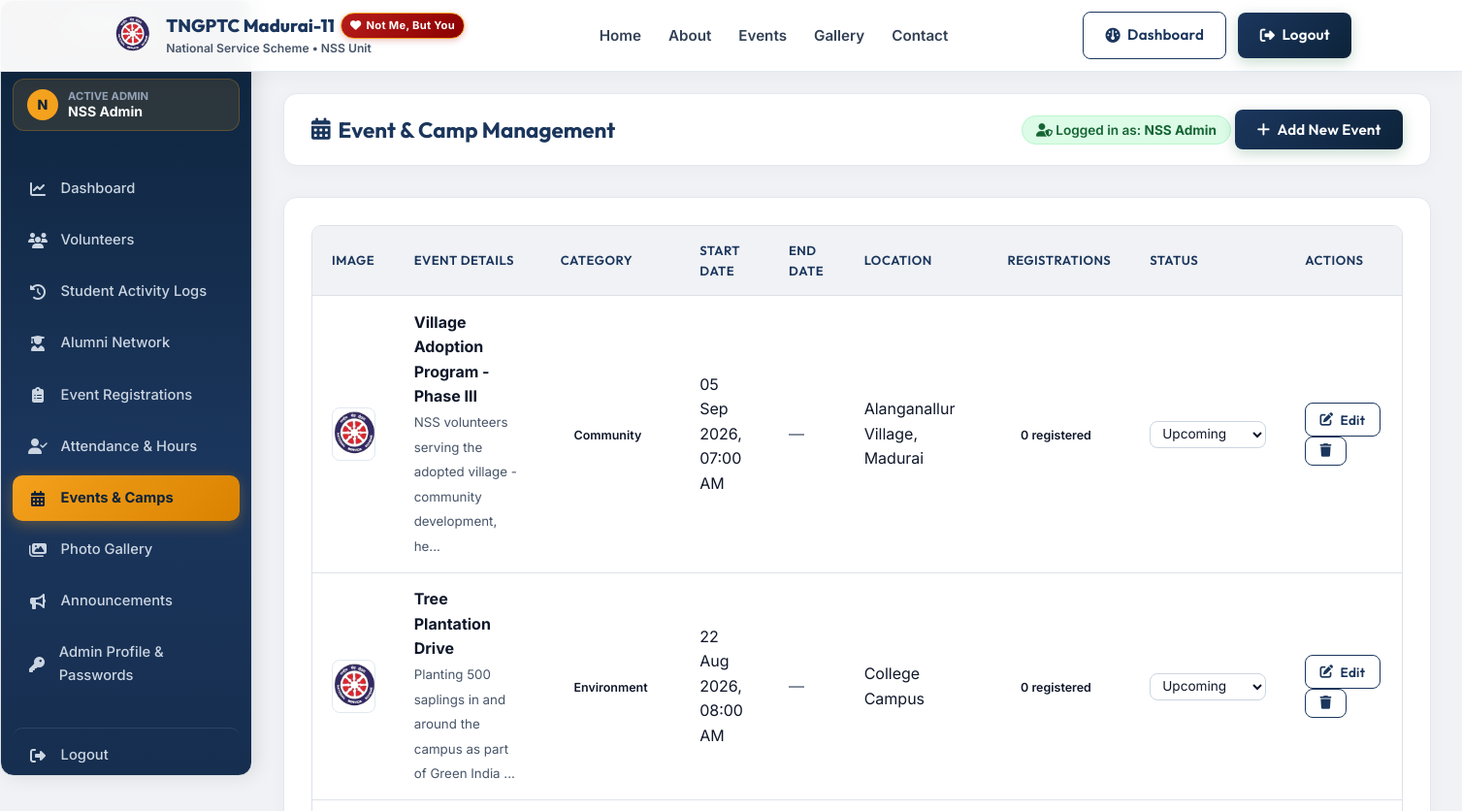
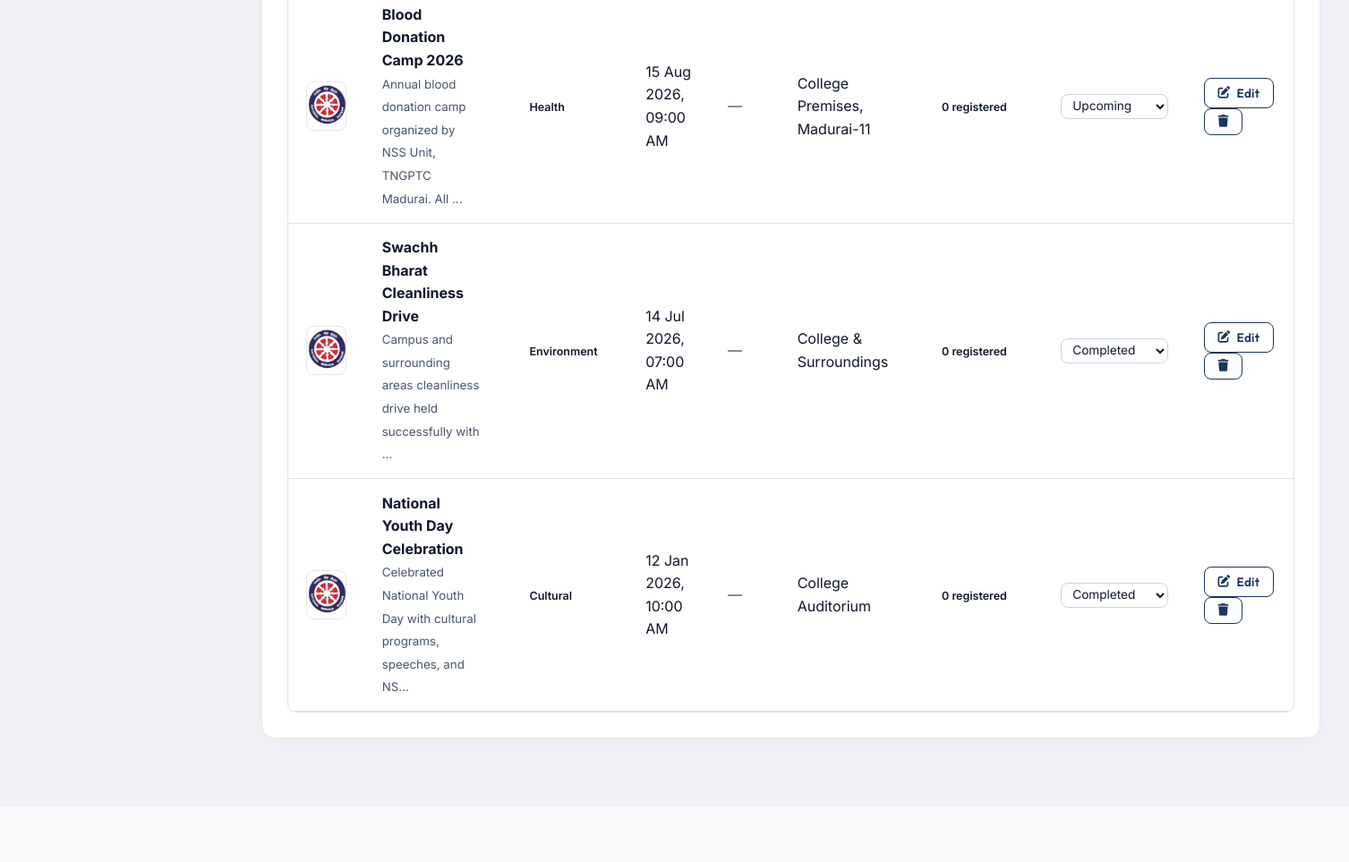
/dashboard/admin-events.php (signed in, upper part), run on an earlier commit of the app's database (2 pictures, top to bottom).
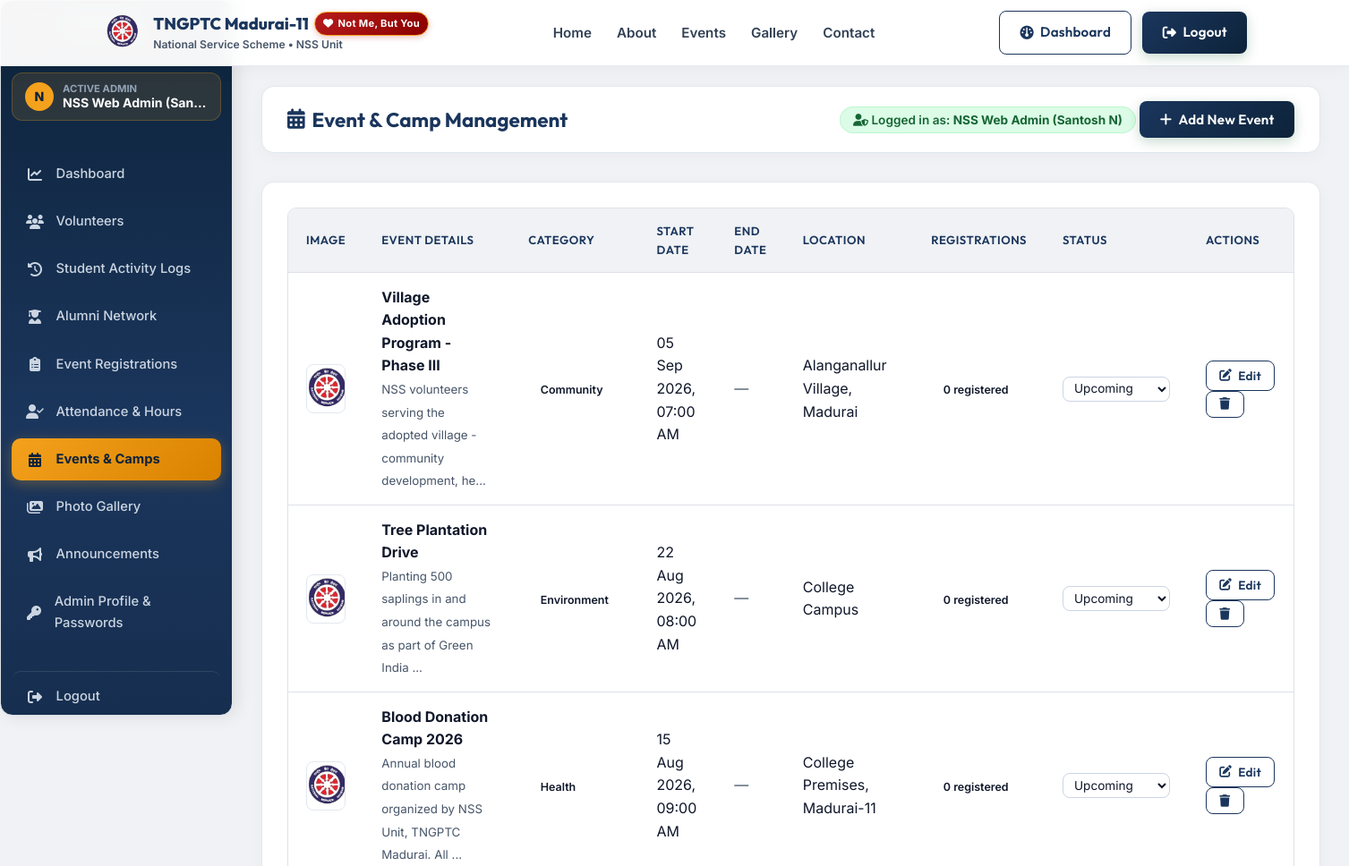
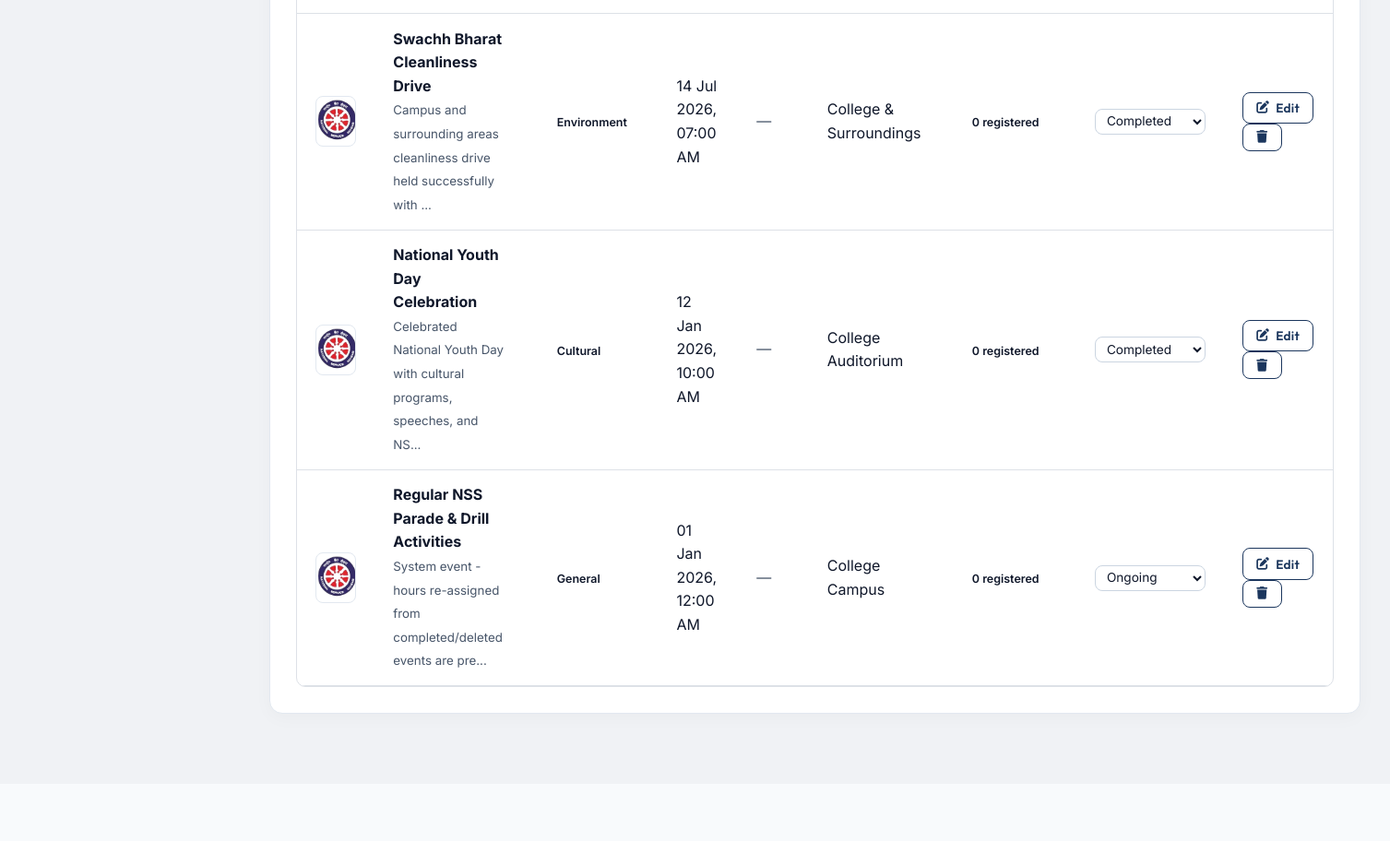
And on a later commit of the database (2 pictures, top to bottom).
### tables this page shows
CREATE TABLE events (
    id INT AUTO_INCREMENT PRIMARY KEY,
    title VARCHAR(200) NOT NULL,
    description TEXT,
    event_date DATETIME NOT NULL,
    end_date DATETIME DEFAULT NULL,
    location VARCHAR(200),
    image VARCHAR(255) DEFAULT NULL,
    image_path VARCHAR(255) DEFAULT NULL,
    category VARCHAR(100) DEFAULT 'General',
    max_participants INT DEFAULT 0,
    status ENUM('upcoming','ongoing','completed','postponed','cancelled') DEFAULT 'upcoming',
    created_by INT,
    created_at TIMESTAMP DEFAULT CURRENT_TIMESTAMP,
    FOREIGN KEY (created_by) REFERENCES users(id) ON DELETE SET NULL
);

### dashboard/admin-events.php (the view, shortened to what the changed rows need)
<?php
require_once '../includes/db.php';
$stmt = $pdo->query("SELECT e.*, (SELECT COUNT(*) FROM event_registrations r WHERE r.event_id = e.id) as reg_count FROM events e ORDER BY e.event_date DESC");
$events = $stmt->fetchAll();
require_once '../includes/header.php';
?>
<div class="dashboard-wrapper">
    <?php include 'includes/admin-sidebar.php'; ?>
    <main class="dashboard-main">
        <header class="topbar glass-panel d-flex justify-content-between align-items-center">
            <div class="d-flex align-items-center gap-3">
                <h2><i class="fas fa-calendar-alt text-primary"></i> Event & Camp Management</h2>
            </div>
            <div class="d-flex align-items-center gap-3">
                <span class="badge status-approved" style="font-size:0.85rem; padding: 6px 14px;"><i class="fas fa-user-shield"></i> Logged in as: <strong><?= htmlspecialchars($_SESSION['name'] ?? 'NSS Admin') ?></strong></span>
            </div>
        </header>
        <div class="dashboard-card glass-panel span-12">
            <div class="table-responsive">
                <table class="table">
                    <thead>
                        <tr>
                            <th>Image</th>
                            <th>Event Details</th>
                            <th>Category</th>
                            <th>Start Date</th>
                            <th>End Date</th>
                            <th>Location</th>
                            <th>Registrations</th>
                            <th>Status</th>
                            <th>Actions</th>
                        </tr>
                    </thead>
                    <tbody>
                        <?php foreach ($events as $ev):
                            $imgSrc = !empty($ev['image']) ? '../' . $ev['image'] : (!empty($ev['image_path']) ? '../' . $ev['image_path'] : '../assets/images/nss-logo.png');
                        ?>
                        <tr>
                            <td>
                                <img src="<?= htmlspecialchars($imgSrc) ?>" alt="Event" style="width: 55px; height: 55px; border-radius: 8px; object-fit: cover; border: 1px solid #e2e8f0;">
                            </td>
                            <td>
                                <strong><?= htmlspecialchars($ev['title']) ?></strong><br>
                                <small class="text-muted"><?= htmlspecialchars(substr($ev['description'] ?? '', 0, 70)) ?>...</small>
                            </td>
                            <td><span class="badge bg-primary text-white"><?= htmlspecialchars($ev['category']) ?></span></td>
                            <td><?= date('d M Y, h:i A', strtotime($ev['event_date'])) ?></td>
                            <td><?= !empty($ev['end_date']) ? date('d M Y, h:i A', strtotime($ev['end_date'])) : '<span class="text-muted">—</span>' ?></td>
                            <td><?= htmlspecialchars($ev['location']) ?></td>
                            <td><span class="badge bg-secondary"><?= $ev['reg_count'] ?> registered</span></td>
                            <td>
                                <form method="POST" style="display:inline;">
                                    <select name="new_status" onchange="this.form.submit()" class="form-control" style="padding:0.25rem 0.5rem; font-size:0.85rem; width:120px;">
                                        <option value="upcoming" <?= $ev['status'] === 'upcoming' ? 'selected' : '' ?>>Upcoming</option>
                                        <option value="ongoing" <?= $ev['status'] === 'ongoing' ? 'selected' : '' ?>>Ongoing</option>
                                        <option value="completed" <?= $ev['status'] === 'completed' ? 'selected' : '' ?>>Completed</option>
                                    </select>
                                </form>
                            </td>
                            <td>
                                <div class="d-flex gap-2">
                                    <button type="button" class="btn btn-sm btn-outline" onclick='editEvent(<?= json_encode($ev) ?>)'>
                                        <i class="fas fa-edit"></i> Edit
                                    </button>
                                    <form method="POST" style="display:inline;" onsubmit="return confirm('Delete this event permanently?');">
                                        <button type="submit" class="btn btn-sm btn-outline text-danger"><i class="fas fa-trash"></i></button>
                                    </form>
                                </div>
                            </td>
                        </tr>
                        <?php endforeach; ?>
                    </tbody>
                </table>
            </div>
        </div>
    </main>
</div>
<?php require_once '../includes/footer.php'; ?>

### dashboard/includes/admin-sidebar.php (shortened to what the changed rows need)
<?php
$admin_name = $_SESSION['name'] ?? $_SESSION['user_data']['name'] ?? 'NSS Admin';
?>
<aside class="sidebar glass-panel" id="adminSidebar">
    <div style="background: rgba(244,161,29,0.12); border: 1px solid rgba(244,161,29,0.25); padding: 10px 14px; border-radius: 12px; margin: 10px 12px 16px; display: flex; align-items: center; gap: 10px;">
        <div style="line-height: 1.25; overflow:hidden;">
            <span style="font-size: 0.7rem; color: #94a3b8; text-transform: uppercase; font-weight: 700; display: block;">Active Admin</span>
            <strong style="color: #ffffff; font-size: 0.88rem; white-space: nowrap; overflow: hidden; text-overflow: ellipsis; display: block;" title="<?= htmlspecialchars($admin_name) ?>">
                <?= htmlspecialchars($admin_name) ?>
            </strong>
        </div>
    </div>
</aside>

What changed in the data, as far as the page shows it:
added events: title "Regular NSS Parade & Drill Activities", description "System event - hours re-assigned from completed/deleted events are pre", category "General", event_date "01 Jan 2026, 12:00 AM", location "College Campus", reg_count "0", new_status "Ongoing"
Also different on the page:
$admin_name: "NSS Admin" → "NSS Web Admin (San…"
$_SESSION['name']: "NSS Admin" → "NSS Web Admin (Santosh N)"
